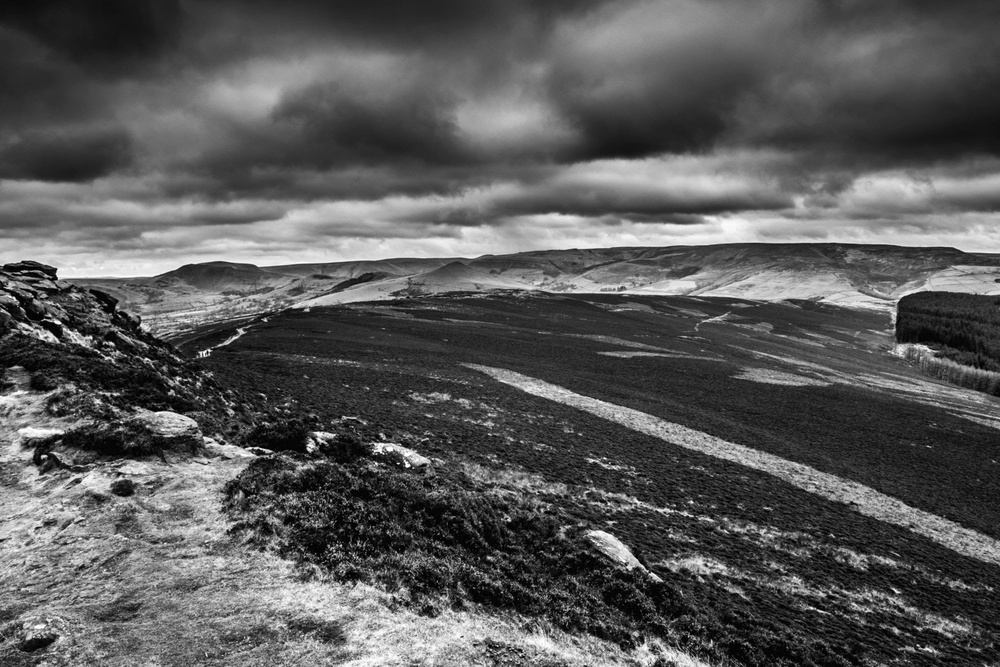
#> input picture lab_1_image.jpg, 1000 x 667 px, shrunk from 2048 x 1366 before the run
$ python lab_7.py
#> lines starting #> are read from the running program, lines starting #| are printed output that depends on the picture
#Spatial Filtering
import cv2
import numpy as np
import matplotlib.pyplot as plt

image = cv2.imread('lab_1_image.jpg', 0)
#> image is the input picture: shape (667, 1000); min 0, max 255, mean 89.2

if image is None:
    print("Couldn't read image")
else:
    kernel_smooth = np.ones((3, 3), np.float32) / 9.0
    kernel_sharpen = np.array([
        [0, -1, 0],
        [-1, 5, -1],
        [0, -1, 0]
    ], dtype=np.float32)
    kernel_edge = np.array([
        [-1, -1, -1],
        [-1, 8, -1],
        [-1, -1, -1]
    ], dtype=np.float32)

    smoothed_image = cv2.filter2D(image, -1, kernel_smooth)
    sharpened_image = cv2.filter2D(image, -1, kernel_sharpen)
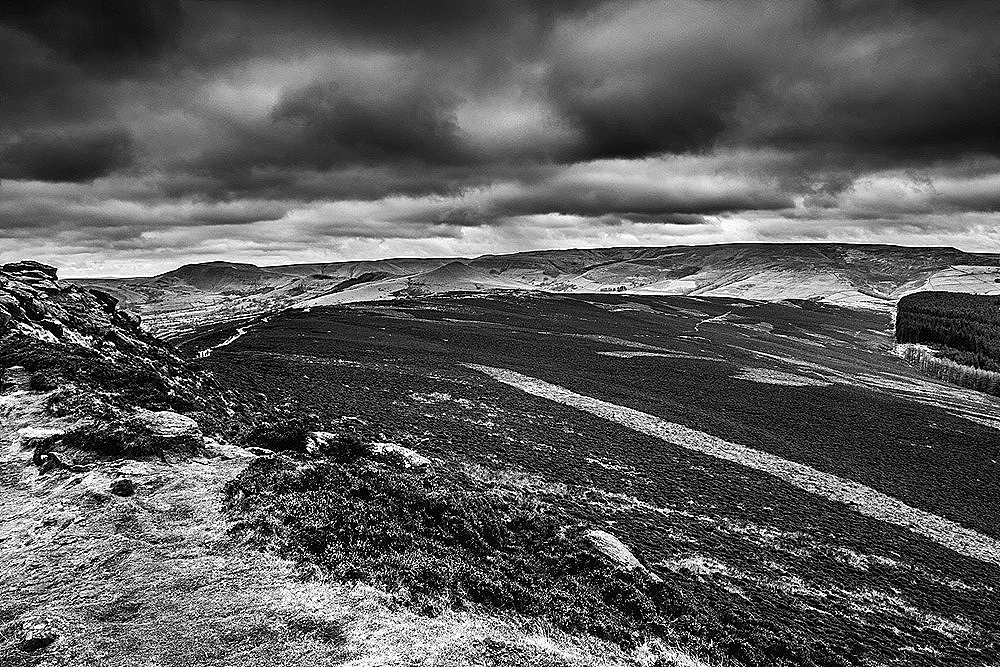
#> sharpened_image: shape (667, 1000); min 0, max 255, mean 91.4
    edge_image = cv2.filter2D(image, -1, kernel_edge)
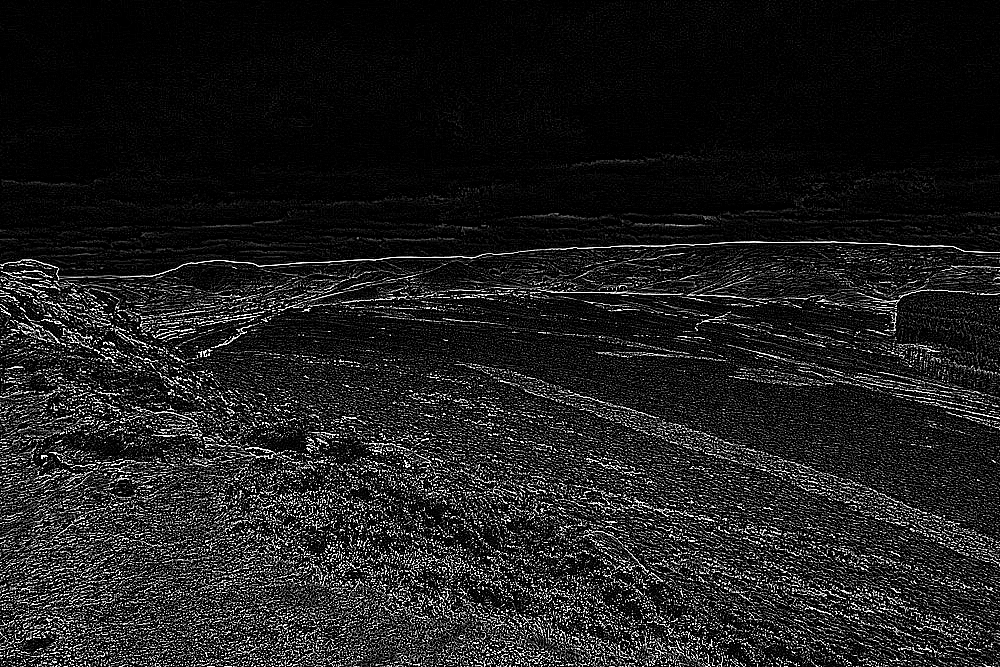
#> edge_image: shape (667, 1000); min 0, max 255, mean 29.8

    plt.figure(figsize=(12, 10))
    plt.subplot(2, 2, 1)
    plt.imshow(image, cmap='gray', vmin=0, vmax=255)
    plt.title('Original image')
    plt.axis('off')

    plt.subplot(2, 2, 2)
    plt.imshow(smoothed_image, cmap='gray', vmin=0, vmax=255)
    plt.title('Smoothed image')
    plt.axis('off')

    plt.subplot(2, 2, 3)
    plt.imshow(sharpened_image, cmap='gray', vmin=0, vmax=255)
    plt.title('Sharpened image')
    plt.axis('off')

    plt.subplot(2, 2, 4)
    plt.imshow(edge_image, cmap='gray', vmin=0, vmax=255)
    plt.title('Edge detected')
    plt.axis('off')

    plt.tight_layout()
    plt.show()
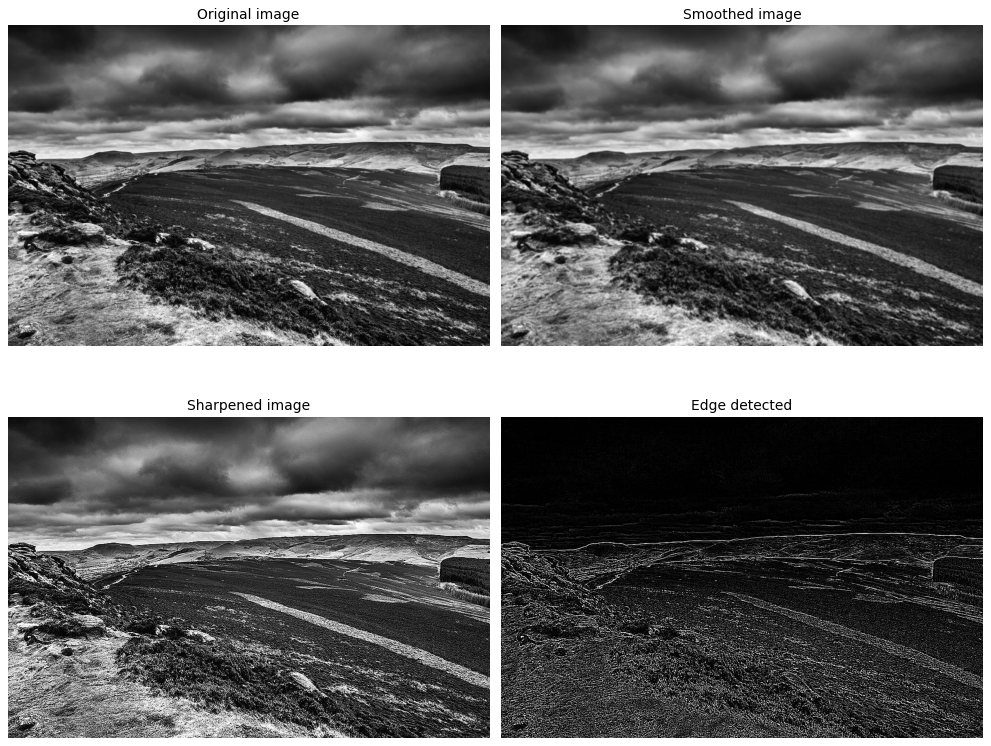
#> figure drawn by matplotlib, 4 panels

$ run again, with flower_lab.jpg copied over lab_1_image.jpg
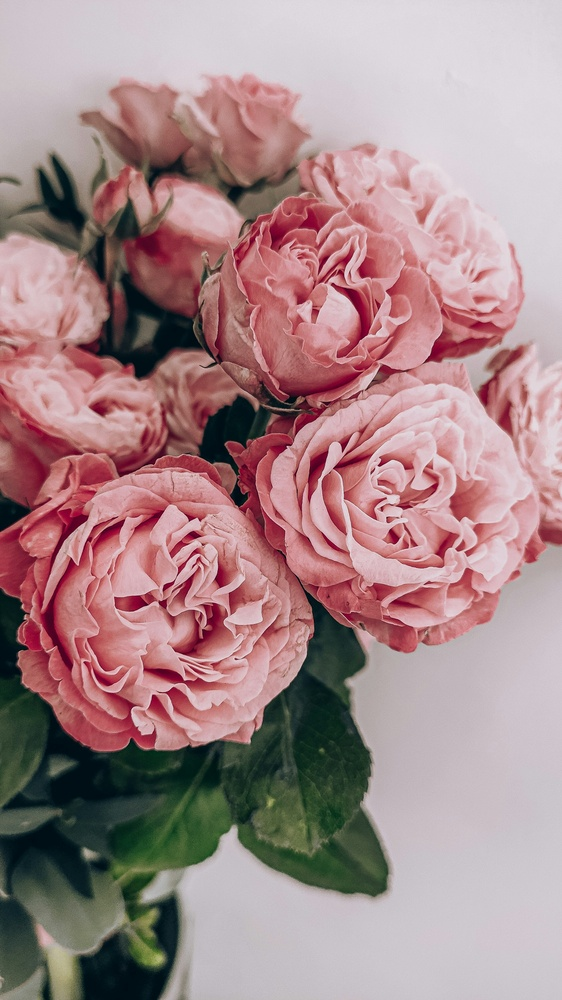
#> input picture flower_lab.jpg, 562 x 1000 px, shrunk from 2250 x 4000 before the run
#> `edge_image = cv2.filter2D(image, -1, kernel_edge)`:
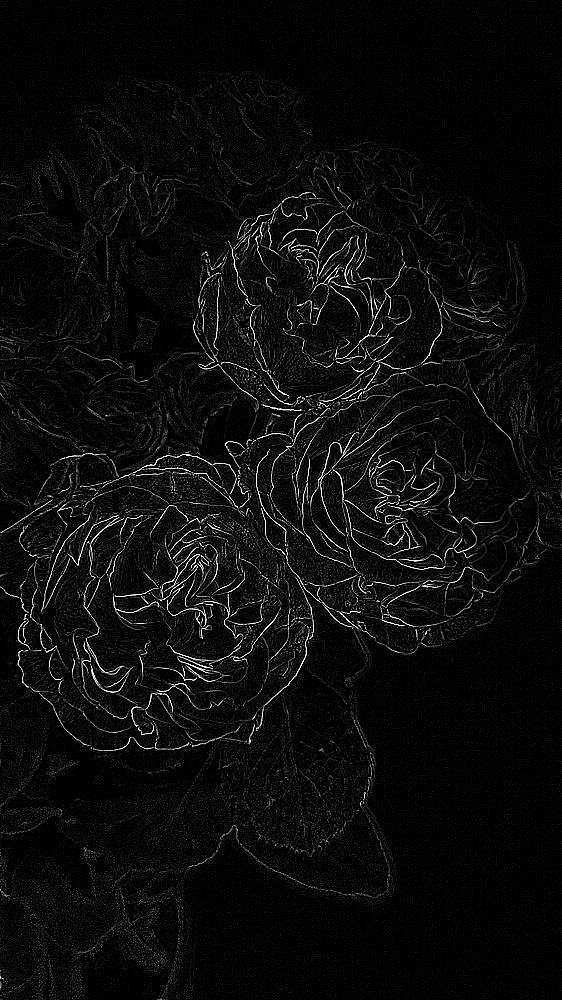
#> edge_image: shape (1000, 562); min 0, max 255, mean 12
#> `plt.show()`:
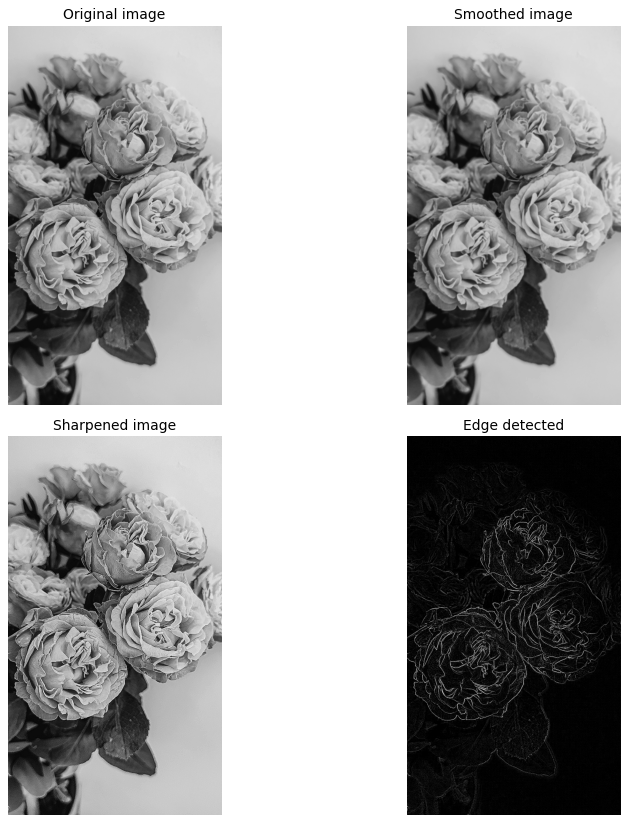
#> figure drawn by matplotlib, 4 panels
